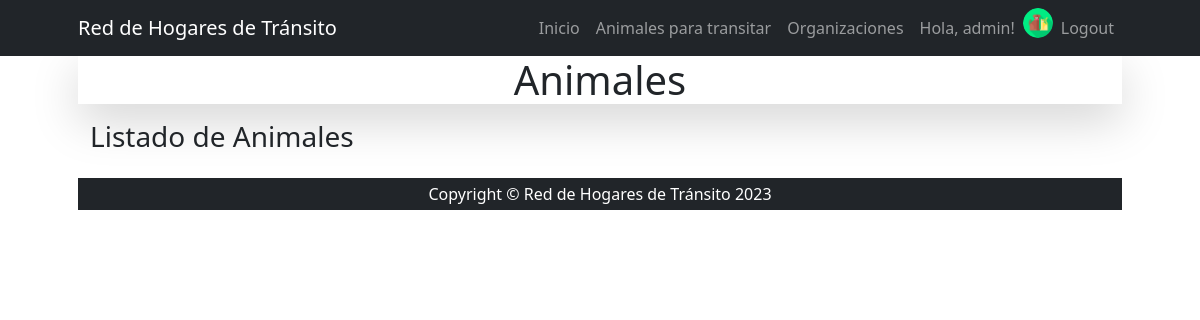
The page /animal/animal/list/ (signed in) on the database as committed earlier.
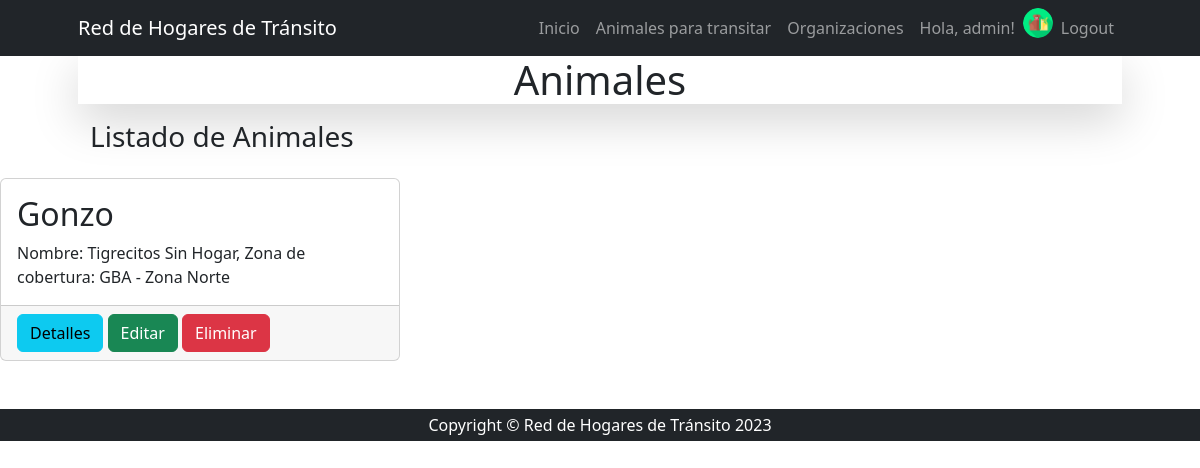
The same page on the database as committed later.
### apps/home/models.py (models this page shows, shortened)
class Usuario(models.Model):
    user = models.OneToOneField(User, on_delete=models.CASCADE)
    avatar = models.ImageField(upload_to="avatars", blank=True, null=True)
    class  Meta:
        verbose_name = 'usuario'
        verbose_name_plural = 'usuarios'

### apps/animal/models.py (models this page shows, shortened)
class Animal(models.Model):
    nombre = models.CharField(max_length=30)
    edad = models.IntegerField()
    organizacion_id = models.ForeignKey("organizacion.Organizacion", on_delete=models.SET_NULL, null=True)
    sexo_id = models.ForeignKey(Sexo, on_delete=models.SET_NULL, null=True)
    tipo_animal_id = models.ForeignKey(TipoAnimal, on_delete=models.SET_NULL, null=True)
    personalidad = models.CharField(max_length=300)
    class  Meta:
        verbose_name = 'Animal'
        verbose_name_plural = 'Animales'

### apps/organizacion/models.py (models this page shows)
class Organizacion(models.Model):
    nombre = models.CharField(max_length=30)
    email = models.EmailField()
    telefono = models.BigIntegerField()
    direccion = models.CharField(max_length=50)
    region_id = models.ForeignKey(Region, on_delete=models.SET_NULL, null=True)
    class  Meta:
        verbose_name = 'organización'
        verbose_name_plural = 'organizaciones'
    def __str__(self) -> str:
        return f"Nombre: {self.nombre}, Zona de cobertura: {self.region_id} "

class Region(models.Model):
    nombre = models.CharField(max_length=30)
    class  Meta:
        verbose_name = 'Región'
        verbose_name_plural = 'Regiones'
    def __str__(self) -> str:
        return self.nombre

### apps/animal/views.py (the view)
# urls.py: path("animal/list/", views.AnimalList.as_view(), name="animal_list"),
class AnimalList(ListView):
    model = models.Animal
    template_name = "animal/list.html"
    context_object_name = "animales"

### apps/animal/templates/animal/animal_list.html
{% extends 'animal/index.html' %}
{% block title %}
    Listado de Animales
{% endblock title %}
{% block content_animal %}
{% for animal in animales %}
</div>
</div>
<div class="col-md-4 mb-5">
    <div class="card h-100">
        <div class="card-body">
            <h2 class="card-title">{{animal.nombre}}</h2>
            <p class="card-text">{{animal.organizacion_id}}</p>
        </div>
        <div class="card-footer">
            <a class="btn btn-info" href="{% url 'animal:animal_detail' animal.id %}">Detalles</a>
                {% if user.is_staff %}
                    <a class="btn btn-success" href="{% url 'animal:animal_update' animal.id %}">Editar</a>
                    <a class="btn btn-danger" href="{% url 'animal:animal_delete' animal.id %}">Eliminar</a>
                {% endif %}
        </div>
    </div>
{% endfor %}
{% endblock content_animal %}

### apps/animal/templates/animal/index.html (shortened to what this page needs)
{% extends 'home/base.html' %}
{% block content %}
    <h1 class="shadow-lg text-center">Animales</h1>
    <div class="container mt-lg-3">
        <h3 class="pb-lg-3">
            {% block title %}{% endblock title %}
        </h3>
        {% block content_animal %}{% endblock content_animal %}
    </div>
{% endblock content %}

### apps/home/templates/home/base.html (shortened to what this page needs)
{% load static %}
<!DOCTYPE html>
<html lang="es">
    <head>
        <link href="{% static 'home/css/styles.css' %} " rel="stylesheet" />
    </head>
    <body>
        {% include 'home/navbar.html' %}
        <div class="container px-4 px-lg-5">
            {% block content %}
            {% endblock content %}
        {% include 'home/footer.html' %}
    </body>
</html>

### apps/home/templates/home/navbar.html (shortened to what this page needs)
{% load static %}
<nav class="navbar navbar-expand-lg navbar-dark bg-dark">
    <div class="container px-5">
        <a class="navbar-brand" href="#!">Red de Hogares de Tránsito</a>
        <div class="collapse navbar-collapse" id="navbarSupportedContent">
            <ul class="navbar-nav ms-auto mb-2 mb-lg-0">
                <li class="nav-item"><a class="nav-link {% if request.path == '/' %} active {% endif  %}" aria-current="page" href="{% url 'home:index' %}">Inicio</a></li>
                {% if user.is_authenticated %}
                    <li class="nav-item"><a class="nav-link {% if request.path == '/' %} active {% endif  %}" href="{% url 'animal:index' %}">Animales para transitar</a></li>
                    <li class="nav-item"><a class="nav-link {% if request.path == '/' %} active {% endif  %}" href="{% url 'organizacion:index' %}">Organizaciones</a></li>
                    <li class="nav-item"><a class="nav-link {% if request.path == '/' %} active {% endif  %}" href="{% url 'home:editarPerfil' %}">Hola, {{ user.username }}!</a></li>
                    {% if user.usuario.avatar.url  %}
                    <li class="nav-item"><img src="{{ user.usuario.avatar.url }}" alt="avatar" class="img-fluid rounded-circle" style="height: 30px;" ></li>
                    {% else %}
                        <li class="nav-item"><img src="{% static 'home/avatares.png' %}" alt="avatar" class="img-fluid rounded-circle" style="height: 30px;" ></li>
                    {% endif %}
                    <li class="nav-item"><a class="nav-link {% if request.path == '/' %} active {% endif  %}" href="{% url 'home:logout' %}">Logout</a></li>
                {% else %}
                    <li class="nav-item"><a class="nav-link {% if request.path == '/' %} active {% endif  %}" href="#!">Sobre Nosotros</a></li>
                    <li class="nav-item"><a class="nav-link" href="{% url 'home:login' %}">Login</a></li>
                {% endif %}
            </ul>
        </div>
    </div>
</nav>

### apps/home/templates/home/footer.html
<footer class="py-1 bg-dark">
    <div class="container px-4 px-lg-5"><p class="m-0 text-center text-white">Copyright &copy; Red de Hogares de Tránsito 2023</p></div>
</footer>

Rows that differ between the two databases and show on the page:
added Animal: nombre "Gonzo", organizacion_id "Nombre: Tigrecitos Sin Hogar, Zona de cobertura: GBA - Zona Norte"
